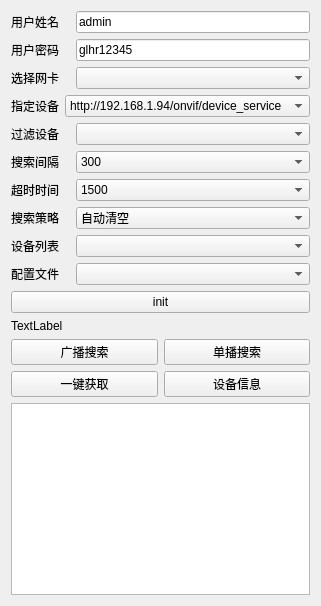
      <widget class="QWidget" name="tab">
       <attribute name="title">
        <string>搜索</string>
       </attribute>
       <layout class="QVBoxLayout" name="verticalLayout_2">
        <item>
         <layout class="QVBoxLayout" name="verticalLayout">
          <item>
           <layout class="QHBoxLayout" name="horizontalLayout" stretch="2,8">
            <item>
             <widget class="QLabel" name="label_username">
              <property name="text">
               <string>用户姓名</string>
              </property>
             </widget>
            </item>
            <item>
             <widget class="QLineEdit" name="lineEdit_username">
              <property name="text">
               <string>admin</string>
              </property>
             </widget>
            </item>
           </layout>
          </item>
          <item>
           <layout class="QHBoxLayout" name="horizontalLayout_2" stretch="2,8">
            <item>
             <widget class="QLabel" name="label_password">
              <property name="text">
               <string>用户密码</string>
              </property>
             </widget>
            </item>
            <item>
             <widget class="QLineEdit" name="lineEdit_password">
              <property name="text">
               <string>glhr12345</string>
              </property>
             </widget>
            </item>
           </layout>
          </item>
          <item>
           <layout class="QHBoxLayout" name="horizontalLayout_3" stretch="2,8">
            <item>
             <widget class="QLabel" name="label_NetworkInterface">
              <property name="text">
               <string>选择网卡</string>
              </property>
             </widget>
            </item>
            <item>
             <widget class="QComboBox" name="comboBox_NetworkInterface"/>
            </item>
           </layout>
          </item>
          <item>
           <layout class="QHBoxLayout" name="horizontalLayout_4" stretch="2,8">
            <item>
             <widget class="QLabel" name="label_4">
              <property name="text">
               <string>指定设备</string>
              </property>
             </widget>
            </item>
            <item>
             <widget class="QComboBox" name="comboBox_2">
              <item>
               <property name="text">
                <string>http://192.168.1.94/onvif/device_service</string>
               </property>
              </item>
             </widget>
            </item>
           </layout>
          </item>
          <item>
           <layout class="QHBoxLayout" name="horizontalLayout_5" stretch="2,8">
            <item>
             <widget class="QLabel" name="label_5">
              <property name="text">
               <string>过滤设备</string>
              </property>
             </widget>
            </item>
            <item>
             <widget class="QComboBox" name="comboBox_3"/>
            </item>
           </layout>
          </item>
          <item>
           <layout class="QHBoxLayout" name="horizontalLayout_6" stretch="2,8">
            <item>
             <widget class="QLabel" name="label_6">
              <property name="text">
               <string>搜索间隔</string>
              </property>
             </widget>
            </item>
            <item>
             <widget class="QComboBox" name="comboBox_4">
              <property name="currentIndex">
               <number>5</number>
              </property>
              <item>
               <property name="text">
                <string>1</string>
               </property>
              </item>
              <item>
               <property name="text">
                <string>2</string>
               </property>
              </item>
              <item>
               <property name="text">
                <string>3</string>
               </property>
              </item>
              <item>
               <property name="text">
                <string>4</string>
               </property>
              </item>
              <item>
               <property name="text">
                <string>100</string>
               </property>
              </item>
              <item>
               <property name="text">
                <string>300</string>
               </property>
              </item>
              <item>
               <property name="text">
                <string>500</string>
               </property>
              </item>
              <item>
               <property name="text">
                <string>1000</string>
               </property>
              </item>
              <item>
               <property name="text">
                <string>2000</string>
               </property>
              </item>
              <item>
               <property name="text">
                <string>3000</string>
               </property>
              </item>
              <item>
               <property name="text">
                <string>5000</string>
               </property>
              </item>
             </widget>
            </item>
           </layout>
          </item>
          <item>
           <layout class="QHBoxLayout" name="horizontalLayout_7" stretch="2,8">
            <item>
             <widget class="QLabel" name="label_7">
              <property name="text">
               <string>超时时间</string>
              </property>
             </widget>
            </item>
            <item>
             <widget class="QComboBox" name="comboBox_5">
              <property name="currentIndex">
               <number>1</number>
              </property>
              <item>
               <property name="text">
                <string>1000</string>
               </property>
              </item>
              <item>
               <property name="text">
                <string>1500</string>
               </property>
              </item>
              <item>
               <property name="text">
                <string>2000</string>
               </property>
              </item>
              <item>
               <property name="text">
                <string>3000</string>
               </property>
              </item>
              <item>
               <property name="text">
                <string>5000</string>
               </property>
              </item>
              <item>
               <property name="text">
                <string>8000</string>
               </property>
              </item>
             </widget>
            </item>
           </layout>
          </item>
          <item>
           <layout class="QHBoxLayout" name="horizontalLayout_8" stretch="2,8">
            <item>
             <widget class="QLabel" name="label_8">
              <property name="text">
               <string>搜索策略</string>
              </property>
             </widget>
            </item>
            <item>
             <widget class="QComboBox" name="comboBox_6">
              <item>
               <property name="text">
                <string>自动清空</string>
               </property>
              </item>
              <item>
               <property name="text">
                <string>设备累加</string>
               </property>
              </item>
             </widget>
            </item>
           </layout>
          </item>
          <item>
           <layout class="QHBoxLayout" name="horizontalLayout_9" stretch="2,8">
            <item>
             <widget class="QLabel" name="label_9">
              <property name="text">
               <string>设备列表</string>
              </property>
             </widget>
            </item>
            <item>
             <widget class="QComboBox" name="comboBox_7"/>
            </item>
           </layout>
          </item>
          <item>
           <layout class="QHBoxLayout" name="horizontalLayout_10" stretch="2,8">
            <item>
             <widget class="QLabel" name="label_10">
              <property name="text">
               <string>配置文件</string>
              </property>
             </widget>
            </item>
            <item>
             <widget class="QComboBox" name="comboBox_8"/>
            </item>
           </layout>
          </item>
          <item>
           <widget class="QPushButton" name="pushButton_init">
            <property name="text">
             <string>init</string>
            </property>
           </widget>
          </item>
          <item>
           <widget class="QLabel" name="label_11">
            <property name="text">
             <string>TextLabel</string>
            </property>
           </widget>
          </item>
          <item>
           <layout class="QHBoxLayout" name="horizontalLayout_11">
            <item>
             <widget class="QPushButton" name="pushButton_boradcast">
              <property name="text">
               <string>广播搜索</string>
              </property>
             </widget>
            </item>
            <item>
             <widget class="QPushButton" name="pushButton_Probe">
              <property name="text">
               <string>单播搜索</string>
              </property>
             </widget>
            </item>
           </layout>
          </item>
          <item>
           <layout class="QHBoxLayout" name="horizontalLayout_12">
            <item>
             <widget class="QPushButton" name="pushButton_GetInformation">
              <property name="text">
               <string>一键获取</string>
              </property>
             </widget>
            </item>
            <item>
             <widget class="QPushButton" name="pushButton_GetDeviceInformation">
              <property name="text">
               <string>设备信息</string>
              </property>
             </widget>
            </item>
           </layout>
          </item>
          <item>
           <widget class="QTextBrowser" name="textBrowser"/>
          </item>
         </layout>
        </item>
       </layout>
      </widget>
